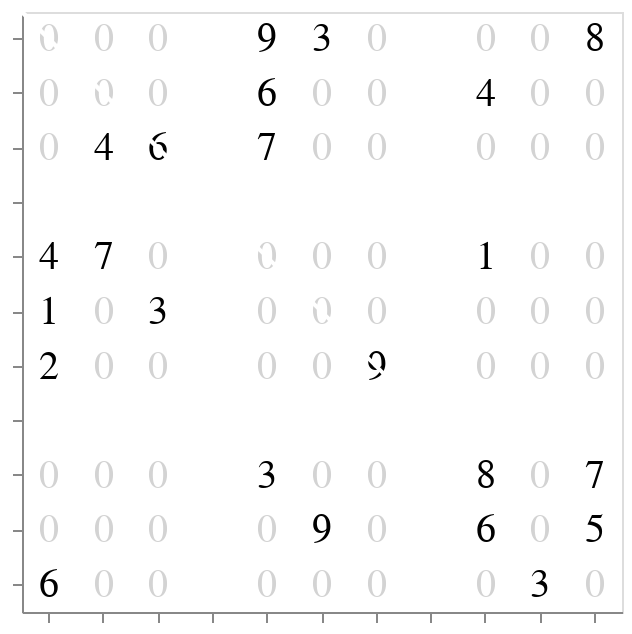

Here is the notebook cell this chart was saved with:
### Code cell
# Create visualization of the unsolved sodoku matrix
def matrix_to_dataframe(matrix):
    data = {
        'row': [],
        'col': [],
        'value': []
    }
    for i, row in enumerate(matrix):
        for j, value in enumerate(row):
            data['row'].append(i + 1)
            data['col'].append(j + 1)
            data['value'].append(value)
    return pd.DataFrame(data)

df = matrix_to_dataframe(sudoku_matrix)

chart = alt.Chart(df).mark_text(size=20).encode(
    x=alt.X('col:O', axis=alt.Axis(title=None, labels=False)),
    y=alt.Y('row:O', axis=alt.Axis(title=None, labels=False)),
    text='value:N',
    color=alt.condition(
        alt.datum.value == 0, 
        alt.value('lightgray'),  
        alt.value('black')      
    )
).properties(
    width=300,
    height=300
)

rules = alt.Chart(pd.DataFrame({'position': [3.5, 6.5]})).mark_rule(color='white', strokeWidth=2).encode(
    x='position:O', 
    y='position:O' 
)

chart = chart + rules
chart

### Figure 1 — Vega-Lite specification as saved in the notebook (floating-point values rounded to 4 significant figures)
{"config": {"view": {"continuousWidth": 300, "continuousHeight": 300}}, "layer": [{"data": {"name": "data-cbd043ff8ec95657f5aaf6f2066428af"}, "mark": {"type": "text", "size": 20}, "encoding": {"color": {"condition": {"test": "(datum.value === 0)", "value": "lightgray"}, "value": "black"}, "text": {"field": "value", "type": "nominal"}, "x": {"axis": {"labels": false, "title": null}, "field": "col", "type": "ordinal"}, "y": {"axis": {"labels": false, "title": null}, "field": "row", "type": "ordinal"}}}, {"data": {"name": "data-db4d08b843c44c9717cdb1368a6d1061"}, "mark": {"type": "rule", "color": "white", "strokeWidth": 2}, "encoding": {"x": {"field": "position", "type": "ordinal"}, "y": {"field": "position", "type": "ordinal"}}}], "height": 300, "width": 300, "$schema": "https://vega.github.io/schema/vega-lite/v5.16.3.json", "datasets": {"data-cbd043ff8ec95657f5aaf6f2066428af": [{"row": 1, "col": 1, "value": 0}, {"row": 1, "col": 2, "value": 0}, {"row": 1, "col": 3, "value": 0}, {"row": 1, "col": 4, "value": 9}, {"row": 1, "col": 5, "value": 3}, {"row": 1, "col": 6, "value": 0}, {"row": 1, "col": 7, "value": 0}, {"row": 1, "col": 8, "value": 0}, {"row": 1, "col": 9, "value": 8}, {"row": 2, "col": 1, "value": 0}, {"row": 2, "col": 2, "value": 0}, {"row": 2, "col": 3, "value": 0}, {"row": 2, "col": 4, "value": 6}, {"row": 2, "col": 5, "value": 0}, {"row": 2, "col": 6, "value": 0}, {"row": 2, "col": 7, "value": 4}, {"row": 2, "col": 8, "value": 0}, {"row": 2, "col": 9, "value": 0}, {"row": 3, "col": 1, "value": 0}, {"row": 3, "col": 2, "value": 4}, {"row": 3, "col": 3, "value": 6}, {"row": 3, "col": 4, "value": 7}, {"row": 3, "col": 5, "value": 0}, {"row": 3, "col": 6, "value": 0}, {"row": 3, "col": 7, "value": 0}, {"row": 3, "col": 8, "value": 0}, {"row": 3, "col": 9, "value": 0}, {"row": 4, "col": 1, "value": 4}, {"row": 4, "col": 2, "value": 7}, {"row": 4, "col": 3, "value": 0}, {"row": 4, "col": 4, "value": 0}, {"row": 4, "col": 5, "value": 0}, {"row": 4, "col": 6, "value": 0}, {"row": 4, "col": 7, "value": 1}, {"row": 4, "col": 8, "value": 0}, {"row": 4, "col": 9, "value": 0}, {"row": 5, "col": 1, "value": 1}, {"row": 5, "col": 2, "value": 0}, {"row": 5, "col": 3, "value": 3}, {"row": 5, "col": 4, "value": 0}, {"row": 5, "col": 5, "value": 0}, {"row": 5, "col": 6, "value": 0}, {"row": 5, "col": 7, "value": 0}, {"row": 5, "col": 8, "value": 0}, {"row": 5, "col": 9, "value": 0}, {"row": 6, "col": 1, "value": 2}, {"row": 6, "col": 2, "value": 0}, {"row": 6, "col": 3, "value": 0}, {"row": 6, "col": 4, "value": 0}, {"row": 6, "col": 5, "value": 0}, {"row": 6, "col": 6, "value": 9}, {"row": 6, "col": 7, "value": 0}, {"row": 6, "col": 8, "value": 0}, {"row": 6, "col": 9, "value": 0}, {"row": 7, "col": 1, "value": 0}, {"row": 7, "col": 2, "value": 0}, {"row": 7, "col": 3, "value": 0}, {"row": 7, "col": 4, "value": 3}, {"row": 7, "col": 5, "value": 0}, {"row": 7, "col": 6, "value": 0}, {"row": 7, "col": 7, "value": 8}, {"row": 7, "col": 8, "value": 0}, {"row": 7, "col": 9, "value": 7}, {"row": 8, "col": 1, "value": 0}, {"row": 8, "col": 2, "value": 0}, {"row": 8, "col": 3, "value": 0}, {"row": 8, "col": 4, "value": 0}, {"row": 8, "col": 5, "value": 9}, {"row": 8, "col": 6, "value": 0}, {"row": 8, "col": 7, "value": 6}, {"row": 8, "col": 8, "value": 0}, {"row": 8, "col": 9, "value": 5}, {"row": 9, "col": 1, "value": 6}, {"row": 9, "col": 2, "value": 0}, {"row": 9, "col": 3, "value": 0}, {"row": 9, "col": 4, "value": 0}, {"row": 9, "col": 5, "value": 0}, {"row": 9, "col": 6, "value": 0}, {"row": 9, "col": 7, "value": 0}, {"row": 9, "col": 8, "value": 3}, {"row": 9, "col": 9, "value": 0}], "data-db4d08b843c44c9717cdb1368a6d1061": [{"position": 3.5}, {"position": 6.5}]}}
